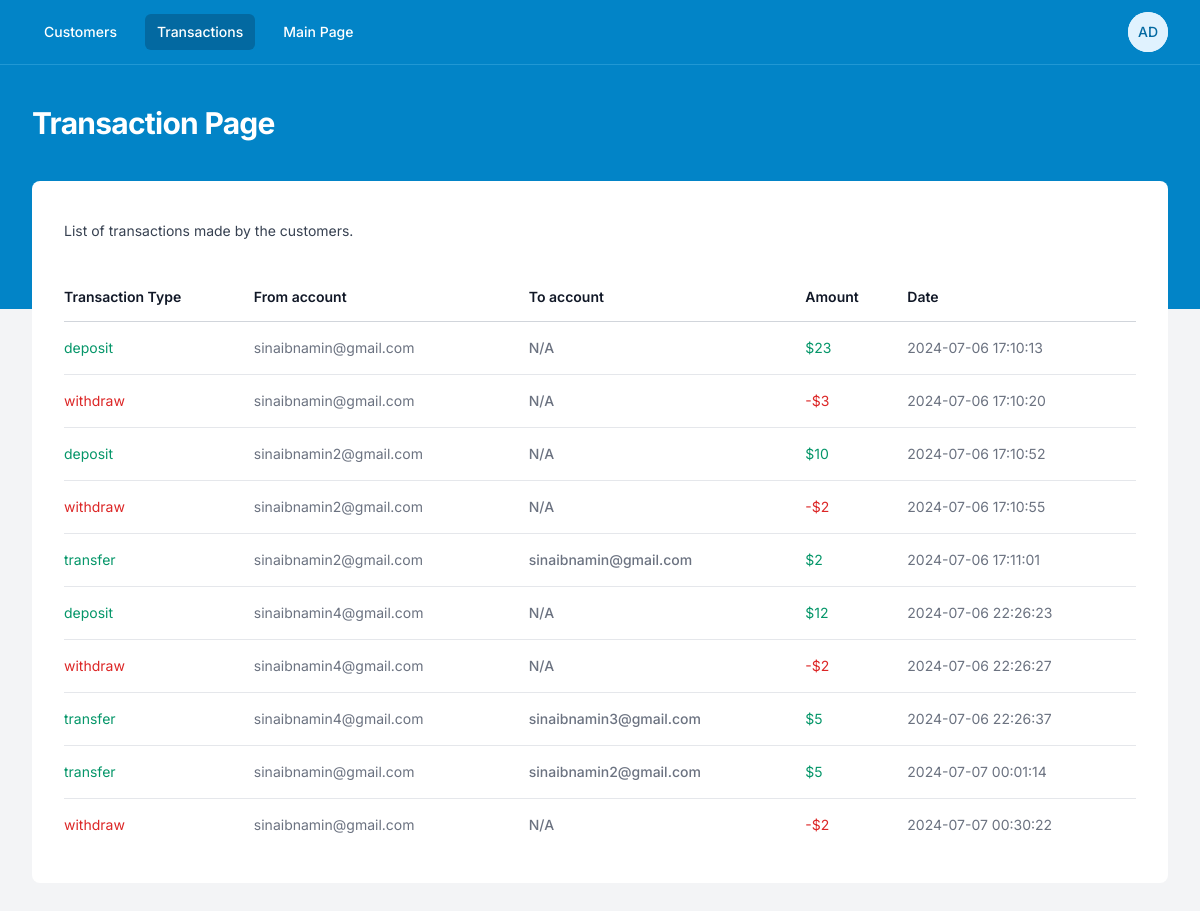
Page /assignment4/admin/transactions.php (signed in) on the committed database.
### tables this page shows
CREATE TABLE transactions (
    id INTEGER PRIMARY KEY AUTOINCREMENT,
    type TEXT NOT NULL,
    from_account_email TEXT NOT NULL,
    to_account_email TEXT,
    amount REAL NOT NULL,
    timestamp DATETIME NOT NULL
);

### test/module2_1/ep1/autoload.php (called while the page is built, shortened)
<?php
spl_autoload_register( function($className){
    $baseDir = 'app/classes/';
});

### assignment4/app/Controller/BaseController.php (called while the page is built, shortened)
<?php
class BaseController {
    public function __construct($db) {
        $this->db = $db;
    }
}

### assignment4/app/Controller/AdminController.php (called while the page is built, shortened)
<?php
class AdminController extends BaseController{
    public function getAllTransactions(){
        $stmt = $this->db->prepare("SELECT * FROM transactions");
        $result = $stmt->execute();
        $transactions = [];
        while ($row = $result->fetchArray(SQLITE3_ASSOC)) {
            if($row['type'] == 'deposit'){
                $row['color'] = 'green';
                $row['currency_sign'] = '$';
            }
            if($row['type'] == 'withdraw'){
                $row['color'] = 'red';
                $row['currency_sign'] = '-$';
            }
            if($row['type'] == 'transfer'){
                $row['color'] = 'green';
                $row['currency_sign'] = '$';
            }
            $transactions[] = $row;
        }
        return $transactions;
    }
}
?>

### assignment4/admin/transactions.php (the view, shortened to what this page needs)
<?php
$page_title = 'Transaction Page';
$current_page = "transaction";
include 'header.php';
?>
  <div class="px-4 sm:px-6 lg:px-8">
    <div class="sm:flex sm:items-center">
      <div class="sm:flex-auto">
        <p class="mt-2 text-sm text-gray-700">
          List of transactions made by the customers.
        </p>
      </div>
    </div>
    <div class="mt-8 flow-root">
      <div class="-mx-4 -my-2 overflow-x-auto sm:-mx-6 lg:-mx-8">
        <div
          class="inline-block min-w-full py-2 align-middle sm:px-6 lg:px-8">
          <table class="min-w-full divide-y divide-gray-300">
          <thead>
              <tr>
                <th
                  scope="col"
                  class="whitespace-nowrap py-3.5 pl-4 pr-3 text-left text-sm font-semibold text-gray-900 sm:pl-0">
                  Transaction Type
                </th>
                <th
                  scope="col"
                  class="whitespace-nowrap py-3.5 pl-4 pr-3 text-left text-sm font-semibold text-gray-900 sm:pl-0">
                  From account
                </th>
                <th
                  scope="col"
                  class="whitespace-nowrap px-2 py-3.5 text-left text-sm font-semibold text-gray-900">
                  To account
                </th>
                <th
                  scope="col"
                  class="whitespace-nowrap px-2 py-3.5 text-left text-sm font-semibold text-gray-900">
                  Amount
                </th>
                <th
                  scope="col"
                  class="whitespace-nowrap px-2 py-3.5 text-left text-sm font-semibold text-gray-900">
                  Date
                </th>
              </tr>
            </thead>
            <?php
            $red_class = "text-red-600";
            $green_class = "text-emerald-600";
            ?>
            <tbody class="divide-y divide-gray-200 bg-white">
            <?php foreach($admin->getAllTransactions() as $transaction): ?>
              <tr>
                <td
                  class="whitespace-nowrap py-4 pl-4 pr-3 text-sm sm:pl-0 <?= $transaction['color'] == 'red' ? $red_class : $green_class; ?>">
                  <?= $transaction['type']; ?>
                </td>
                <td
                  class="whitespace-nowrap py-4 pl-4 pr-3 text-sm text-gray-500 sm:pl-0">
                  <?= $transaction['from_account_email']; ?>
                </td>
                <td
                  class="whitespace-nowrap px-2 py-4 text-sm font-medium text-gray-500">
                  <?= $transaction['to_account_email'] ?? 'N/A'; ?>
                </td>
                <td
                  class="whitespace-nowrap px-2 py-4 text-sm <?= $transaction['color'] == 'red' ? $red_class : $green_class; ?>">
                  <?= $transaction['currency_sign'] . $transaction['amount']; ?>
                </td>
                <td
                  class="whitespace-nowrap px-2 py-4 text-sm text-gray-500">
                  <?= $transaction['timestamp']; ?>
                </td>
              </tr>
              <?php endforeach; ?>
            </tbody>
          </table>
        </div>
      </div>
    </div>
  </div>
<?php
include 'footer.php';
?>

### assignment4/admin/header.php (shortened to what this page needs)
<?php
require '../db_init.php';
require '../vendor/autoload.php';
$admin = new AdminController($db);
?>
<!DOCTYPE html>
<html
  class="h-full bg-gray-100"
  lang="en">
  <head>
    <script src="https://cdn.tailwindcss.com"></script>
  </head>
  <body class="h-full">
    <div class="min-h-full">
      <div class="bg-sky-600 pb-32">
        <nav
          class="border-b border-sky-300 border-opacity-25 bg-sky-600"
          x-data="{ mobileMenuOpen: false, userMenuOpen: false }">
          <div class="mx-auto max-w-7xl px-4 sm:px-6 lg:px-8">
            <div class="flex h-16 justify-between">
              <div class="flex items-center px-2 lg:px-0">
                <div class="hidden sm:block">
                  <div class="flex space-x-4">
                    <?php
                    $header_menu_active_class = "bg-sky-700 text-white rounded-md py-2 px-3 text-sm font-medium";
                    $header_menu_inactive_class = "text-white hover:bg-sky-500 hover:bg-opacity-75 rounded-md py-2 px-3 text-sm font-medium"
                    ?>
                    <a
                      href="./customers.php"
                      class="<?=
                      $current_page == 'customer' ?
                      $header_menu_active_class : $header_menu_inactive_class; ?>"
                      >Customers</a
                    >
                    <a
                      href="./transactions.php"
                      class="<?=
                      $current_page == 'transaction' ?
                      $header_menu_active_class : $header_menu_inactive_class; ?>"
                      >Transactions</a
                    >
                    <a
                      href="/"
                      class="<?= $header_menu_inactive_class; ?>"
                      >Main Page</a
                    >
                  </div>
                </div>
              </div>
              <div class="hidden sm:ml-6 sm:flex gap-2 sm:items-center">
                <div
                  class="relative ml-3"
                  x-data="{ open: false }">
                  <div>
                    <button
                      @click="open = !open"
                      type="button"
                      class="flex rounded-full bg-white text-sm focus:outline-none"
                      id="user-menu-button"
                      aria-expanded="false"
                      aria-haspopup="true">
                      <span
                        class="inline-flex h-10 w-10 items-center justify-center rounded-full bg-sky-100">
                        <span class="font-medium leading-none text-sky-700"
                          >AD</span
                        >
                      </span>
                    </button>
                  </div>
                </div>
              </div>
            </div>
          </div>
        </nav>
        <header class="py-10">
          <div class="mx-auto max-w-7xl px-4 sm:px-6 lg:px-8">
            <h1 class="text-3xl font-bold tracking-tight text-white">
            <?= $page_title; ?>
            </h1>
          </div>
        </header>
      </div>
      <main class="-mt-32">
        <div class="mx-auto max-w-7xl px-4 pb-12 sm:px-6 lg:px-8">
          <div class="bg-white rounded-lg py-8">

### assignment4/admin/footer.php
         </div>
        </div>
      </main>
    </div>
  </body>
</html>

### assignment4/admin/header.php (style rules this page uses)
* { font-family: 'Inter', system-ui, -apple-system, BlinkMacSystemFont, 'Segoe UI', Roboto, Oxygen, Ubuntu, Cantarell, 'Open Sans', 'Helvetica Neue', sans-serif; }

### rows in the picture
transactions: type "deposit", from_account_email "sinaibnamin@gmail.com", to_account_email "N/A", currency_sign "$", amount "23", timestamp "2024-07-06 17:10:13"
transactions: type "withdraw", from_account_email "sinaibnamin@gmail.com", to_account_email "N/A", currency_sign "-$", amount "3", timestamp "2024-07-06 17:10:20"
transactions: type "deposit", from_account_email "sinaibnamin2@gmail.com", to_account_email "N/A", currency_sign "$", amount "10", timestamp "2024-07-06 17:10:52"
transactions: type "withdraw", from_account_email "sinaibnamin2@gmail.com", to_account_email "N/A", currency_sign "-$", amount "2", timestamp "2024-07-06 17:10:55"
transactions: type "transfer", from_account_email "sinaibnamin2@gmail.com", to_account_email "sinaibnamin@gmail.com", currency_sign "$", amount "2", timestamp "2024-07-06 17:11:01"
transactions: type "deposit", from_account_email "sinaibnamin4@gmail.com", to_account_email "N/A", currency_sign "$", amount "12", timestamp "2024-07-06 22:26:23"
transactions: type "withdraw", from_account_email "sinaibnamin4@gmail.com", to_account_email "N/A", currency_sign "-$", amount "2", timestamp "2024-07-06 22:26:27"
transactions: type "transfer", from_account_email "sinaibnamin4@gmail.com", to_account_email "sinaibnamin3@gmail.com", currency_sign "$", amount "5", timestamp "2024-07-06 22:26:37"
transactions: type "transfer", from_account_email "sinaibnamin@gmail.com", to_account_email "sinaibnamin2@gmail.com", currency_sign "$", amount "5", timestamp "2024-07-07 00:01:14"
transactions: type "withdraw", from_account_email "sinaibnamin@gmail.com", to_account_email "N/A", currency_sign "-$", amount "2", timestamp "2024-07-07 00:30:22"

### other values in the picture
$page_title "Transaction Page"
